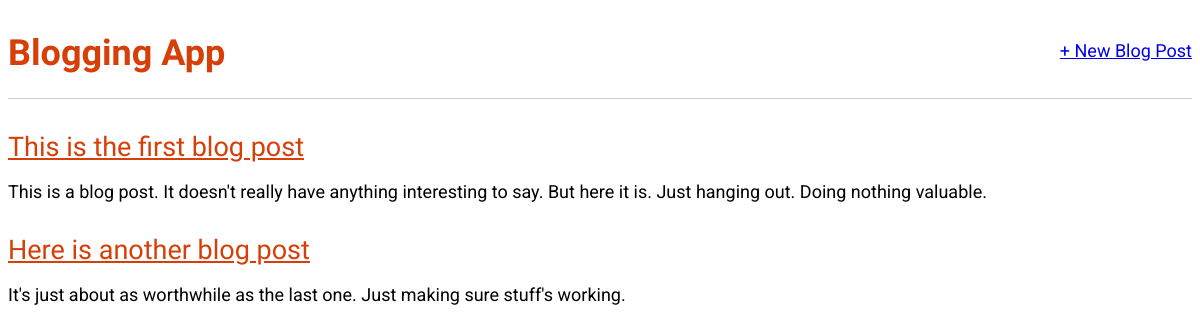
Before: / with the older database file.
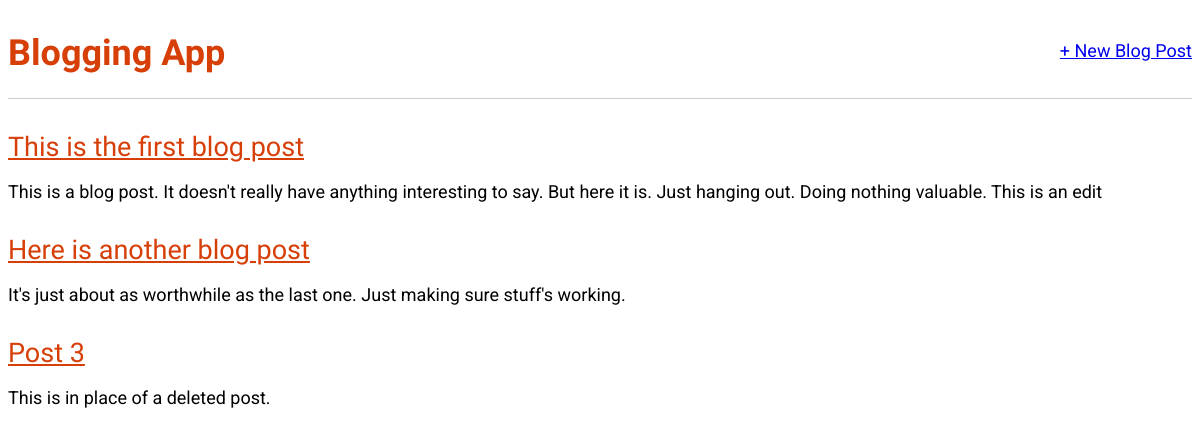
After: the same page with the newer database file.
### blog/models.py (models this page shows, shortened)
class Post(models.Model):
    title = models.CharField(max_length=200)
    author = models.ForeignKey(
            "auth.User",
            on_delete=models.CASCADE,
            )
    body = models.TextField()

### blog/views.py (the view)
# urls.py: path("", BlogListView.as_view(), name="home"),
class BlogListView(ListView):
    model = Post
    template_name = "home.html"

### templates/home.html
{% extends "base.html" %}
{% block content %}
{% for post in post_list %}
	<div class="post-entry">
		<h2><a href=" {% url 'post_detail' post.pk %} ">{{ post.title }}</a></h2>
		<p>{{ post.body }}</p>
	</div>
{% endfor %}
{% endblock content %}

### templates/base.html (shortened to what this page needs)
{% load static %}
<html>
	<head>
		<link rel="stylesheet" href="{% static 'css/base.css' %}">
	</head>
	<body>
		<header>
			<div class="nav-left">
				<h1><a href="{% url 'home' %}">Blogging App</a></h1>
			</div>
			<div class="nav-right">
				<a href="{% url 'post_new' %}">+ New Blog Post</a>
			</div>
		</header>
		<div>
			{% block content %}
			{% endblock content %}
		</div>
	</body>
</html>

### static/css/base.css (style rules this page uses)
body { font-family: roboto, helvetica, sans-serif; font-size: 18px; }
header { border-bottom: 1px solid #ccc; margin-bottom: 2rem; display: flex; }
header h1 a { color: #d73f09; font-family: unbounded; text-decoration: none; }
.nav-left { margin-right: auto; }
.nav-right { display: flex; padding-top: 2rem; }
.post-entry { margin-bottom: 2rem; }
.post-entry h2 { font-family: unbounded; margin: 0.5rem 0; }
.post-entry h2 a, .post-entry h2 a:visited { color: #d73f09; font-weight: 400; }

Changed rows visible on the page:
changed Post "This is the first blog post": body "This is a blog post. It doesn't really have anything interesting to say. But here it is. Just hanging out. Doing nothing valuable." → "This is a blog post. It doesn't really have anything interesting to say. But here it is. Just hanging out. Doing nothing valuable. This is an edit"
added Post: title "Post 3", body "This is in place of a deleted post."
